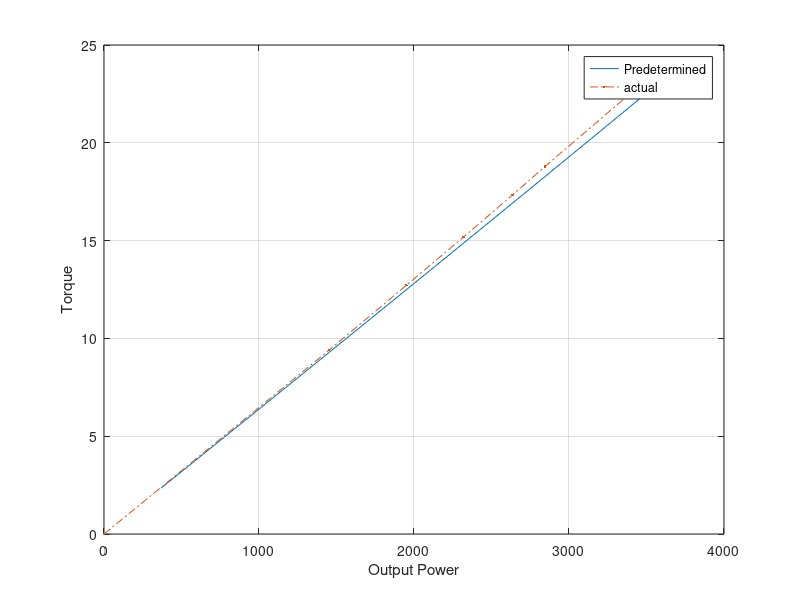

This chart was generated by the following MATLAB code:
x = 0.001:0.001:0.012;
i_2 = 400./( (9.6+1.286*(1./x)).^2 + 18.43.^2 ).^0.5;
p = i_2.^2*3*1.286.*(1./x-1);
t = p./(2*pi*1500*(1.-x)/60);

act_output = [0,1450.7,1950.81,2318.07,2636.60,2844.51,3377.38];
act_torque = [0,9.392,12.716,15.172,17.34,18.785,22.397];

plot(p,t,act_output,act_torque,'.-.');

xlabel('Output Power');
ylabel('Torque');
legend('Predetermined','actual');
grid on;
 
